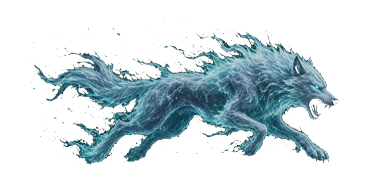
#> input picture assets/fx/hon_soi/qi_wolf/flight_04.png, 384 x 192 px
$ python -i gen-qi-soi-from-user-gif.py   (imports and definitions only)
#> lines starting #> are read from the running program, lines starting #| are printed output that depends on the picture
#> further down, picture is the input picture: PIL image 384x192 RGBA; mean R, G, B, A 20, 31.9, 35.9, 64
#!/usr/bin/env python3
"""
Sói (soi) — gen flight từ GIF mẫu user (cyan spirit, chiêu không gallop).

Nguồn: assets/fx/skill/soi/qi_wolf/_ref_soi_user.gif
Expand 8 frame → flight_01..24 (tụ → stream lao → tan).

Usage:
  python3 scripts/gen-qi-soi-from-user-gif.py
"""
from __future__ import annotations

import math
import shutil
from pathlib import Path

from PIL import Image, ImageDraw, ImageEnhance, ImageFilter, ImageSequence

ROOT = Path(__file__).resolve().parents[1]
DEST = ROOT / "assets/fx/skill/soi/qi_wolf"
SRC = DEST / "_ref_soi_user.gif"
# fallback: cursor assets drop
SRC_FALLBACK = Path(
    "/Users/it/.cursor/projects/Users-it-Documents-3Q/assets/MVWEy-21c12c18-c4f9-4801-bc46-16d6783bca0d.gif"
)

W, H, N = 384, 192, 24
RGB = (140, 220, 255)
KEY_IDX = (1, 8, 16, 24)


def clamp(v: float, lo: float, hi: float) -> float:
    return max(lo, min(hi, v))


def lerp(a: float, b: float, t: float) -> float:
    return a + (b - a) * t


def smoothstep(t: float) -> float:
    t = clamp(t, 0, 1)
    return t * t * (3 - 2 * t)


# [30 lines left out: functions composite_gif, knockout_black, not called in this run]


def fit_canvas(im: Image.Image) -> Image.Image:
    im = im.convert("RGBA")
    bbox = im.split()[3].getbbox()
#> bbox = (30, 15, 339, 171)
    if not bbox:
        return Image.new("RGBA", (W, H), (0, 0, 0, 0))
    x0, y0, x1, y1 = bbox
#> x0 = 30; y0 = 15; x1 = 339; y1 = 171
    pad = 6
    x0, y0 = max(0, x0 - pad), max(0, y0 - pad)
#> x0 = 24; y0 = 9
    x1, y1 = min(im.size[0], x1 + pad), min(im.size[1], y1 + pad)
#> x1 = 345; y1 = 177
    crop = im.crop((x0, y0, x1, y1))
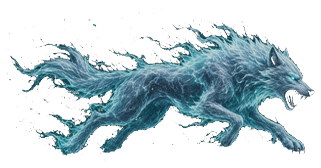
#> crop: PIL image 321x168 RGBA; mean R, G, B, A 27.3, 43.6, 49.1, 87.5; transparent parts drawn white
    cw, ch = crop.size
#> cw = 321; ch = 168
    scale = min((W * 0.88) / cw, (H * 0.86) / ch)
#> scale = 0.983
    nw, nh = max(8, int(cw * scale)), max(8, int(ch * scale))
#> nw = 315; nh = 165
    small = crop.resize((nw, nh), Image.Resampling.LANCZOS)
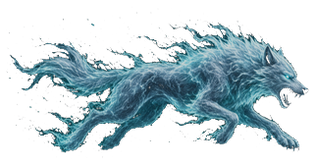
#> small: PIL image 315x165 RGBA; mean R, G, B, A 29, 46.8, 52.5, 87.7; transparent parts drawn white
    out = Image.new("RGBA", (W, H), (0, 0, 0, 0))
#> out: PIL image 384x192 RGBA; every value is 0
    out.alpha_composite(small, ((W - nw) // 2, (H - nh) // 2))
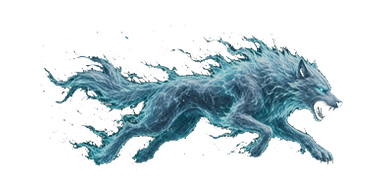
#> out: PIL image 384x192 RGBA; mean R, G, B, A 20.5, 33, 37, 61.8; transparent parts drawn white
    return out


# [43 lines left out: functions mul_alpha, blend, shift, trail_ghosts, impact_burst, not called in this run]


def ease_in(t: float, power: float = 2.35) -> float:
    """Chậm đầu → nhanh dần (acceleration)."""
    return clamp(t, 0, 1) ** power


# [128 lines left out: functions key_at, sample_keys, preview_durations, main, not called in this run]


# [2 lines not run here, left out]

>>> from PIL import Image
>>> picture = Image.open('../assets/fx/hon_soi/qi_wolf/flight_04.png')
>>> result = fit_canvas(picture)

$ run again, on assets/city/cn-palace/shrine.webp
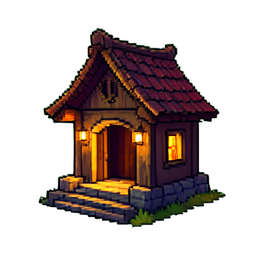
#> input picture assets/city/cn-palace/shrine.webp, 256 x 256 px
#> picture is the input picture: PIL image 256x256 RGBA; mean R, G, B, A 33.5, 15.6, 19.2, 90.8
#> bbox = (36, 25, 228, 230)
#> in fit_canvas, `x0, y0, x1, y1 = bbox`: x0 = 36; y0 = 25; x1 = 228; y1 = 230
#> in fit_canvas, `x0, y0 = max(0, x0 - pad), max(0, y0 - pad)`: x0 = 30; y0 = 19
#> in fit_canvas, `x1, y1 = min(im.size[0], x1 + pad), min(im.size[1], y1 + pad)`: x1 = 234; y1 = 236
#> in fit_canvas, `small = crop.resize((nw, nh), Image.Resampling.LANCZOS)`:
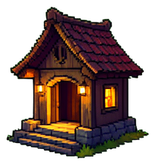
#> small: PIL image 155x165 RGBA; mean R, G, B, A 39.2, 23, 17.9, 134.4; transparent parts drawn white
#> in fit_canvas, `out.alpha_composite(small, ((W - nw) // 2, (H - nh) // 2))`:
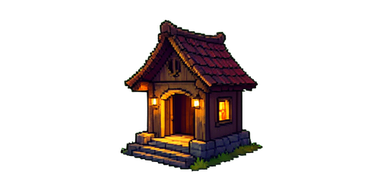
#> out: PIL image 384x192 RGBA; mean R, G, B, A 13.6, 8, 6.2, 46.6; transparent parts drawn white
